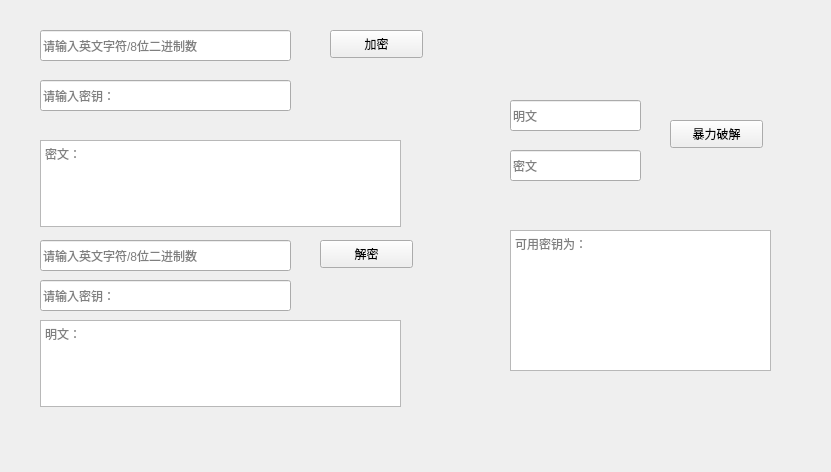
<?xml version="1.0" encoding="UTF-8"?>
<ui version="4.0">
 <class>Form</class>
 <widget class="QWidget" name="Form">
  <property name="geometry">
   <rect>
    <x>0</x>
    <y>0</y>
    <width>831</width>
    <height>472</height>
   </rect>
  </property>
  <property name="windowTitle">
   <string>Form</string>
  </property>
  <widget class="QPushButton" name="pushButton">
   <property name="geometry">
    <rect>
     <x>330</x>
     <y>30</y>
     <width>93</width>
     <height>28</height>
    </rect>
   </property>
   <property name="text">
    <string>加密</string>
   </property>
  </widget>
  <widget class="QLineEdit" name="lineEdit">
   <property name="geometry">
    <rect>
     <x>40</x>
     <y>30</y>
     <width>251</width>
     <height>31</height>
    </rect>
   </property>
   <property name="text">
    <string/>
   </property>
   <property name="placeholderText">
    <string>请输入英文字符/8位二进制数</string>
   </property>
  </widget>
  <widget class="QTextEdit" name="textEdit">
   <property name="geometry">
    <rect>
     <x>40</x>
     <y>140</y>
     <width>361</width>
     <height>87</height>
    </rect>
   </property>
   <property name="placeholderText">
    <string>密文：</string>
   </property>
  </widget>
  <widget class="QLineEdit" name="lineEdit_2">
   <property name="geometry">
    <rect>
     <x>40</x>
     <y>240</y>
     <width>251</width>
     <height>31</height>
    </rect>
   </property>
   <property name="placeholderText">
    <string>请输入英文字符/8位二进制数</string>
   </property>
  </widget>
  <widget class="QPushButton" name="pushButton_2">
   <property name="geometry">
    <rect>
     <x>320</x>
     <y>240</y>
     <width>93</width>
     <height>28</height>
    </rect>
   </property>
   <property name="text">
    <string>解密</string>
   </property>
  </widget>
  <widget class="QTextEdit" name="textEdit_2">
   <property name="geometry">
    <rect>
     <x>40</x>
     <y>320</y>
     <width>361</width>
     <height>87</height>
    </rect>
   </property>
   <property name="placeholderText">
    <string>明文：</string>
   </property>
  </widget>
  <widget class="QPushButton" name="pushButton_3">
   <property name="geometry">
    <rect>
     <x>670</x>
     <y>120</y>
     <width>93</width>
     <height>28</height>
    </rect>
   </property>
   <property name="text">
    <string>暴力破解</string>
   </property>
  </widget>
  <widget class="QLineEdit" name="lineEdit_3">
   <property name="geometry">
    <rect>
     <x>510</x>
     <y>100</y>
     <width>131</width>
     <height>31</height>
    </rect>
   </property>
   <property name="placeholderText">
    <string>明文</string>
   </property>
  </widget>
  <widget class="QLineEdit" name="lineEdit_4">
   <property name="geometry">
    <rect>
     <x>510</x>
     <y>150</y>
     <width>131</width>
     <height>31</height>
    </rect>
   </property>
   <property name="placeholderText">
    <string>密文</string>
   </property>
  </widget>
  <widget class="QTextEdit" name="textEdit_3">
   <property name="geometry">
    <rect>
     <x>510</x>
     <y>230</y>
     <width>261</width>
     <height>141</height>
    </rect>
   </property>
   <property name="placeholderText">
    <string>可用密钥为：</string>
   </property>
  </widget>
  <widget class="QLineEdit" name="lineEdit_5">
   <property name="geometry">
    <rect>
     <x>40</x>
     <y>80</y>
     <width>251</width>
     <height>31</height>
    </rect>
   </property>
   <property name="text">
    <string/>
   </property>
   <property name="placeholderText">
    <string>请输入密钥：</string>
   </property>
  </widget>
  <widget class="QLineEdit" name="lineEdit_6">
   <property name="geometry">
    <rect>
     <x>40</x>
     <y>280</y>
     <width>251</width>
     <height>31</height>
    </rect>
   </property>
   <property name="text">
    <string/>
   </property>
   <property name="placeholderText">
    <string>请输入密钥：</string>
   </property>
  </widget>
 </widget>
 <resources/>
 <connections/>
</ui>
